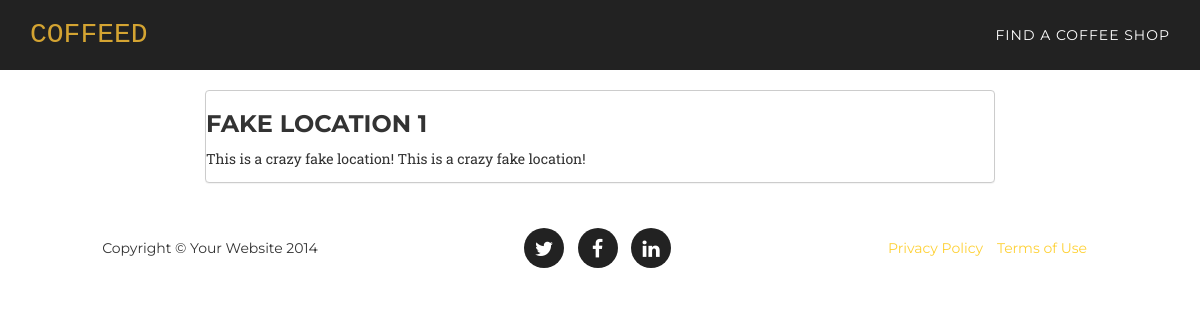
Screenshot of /locations/1/detail/ with the database file from the repository.
### core/models.py (models this page shows, shortened)
class Location(models.Model):
    title = models.CharField(max_length=300)
    description = models.TextField(null=True, blank=True)
    address = models.TextField(null=True, blank=True)
    hours = models.TextField(null=True, blank=True)
    image_file = models.ImageField(upload_to=upload_to_location, null=True, blank=True)
    created_at = models.DateTimeField(auto_now_add=True)

### core/views.py (the view)
# urls.py: url(r'locations/(?P<pk>\d+)/detail/$', coreviews.LocationDetailView.as_view(), name='locations_list'),
class LocationDetailView(DetailView):
    model = coremodels.Location
    template_name = 'location/detail.html'
    context_object_name = 'location'

### templates/location/detail.html (shortened to what this page needs)
{% extends "base/theme.html" %}
{% block main_content %}
<div class="row main-content">
    <div class="col-md-2"></div>
    <div class="col-md-8">
        <div class="panel">
            <h3>{{ location.title }}</h3>
            <p>{{ location.description }}</p>
        </div>
    </div>
    <div class="col-md-2"></div>
</div>
{% endblock %}

### static/css/agency.css (style rules this page uses)
body { overflow-x: hidden; font-family: "Roboto Slab","Helvetica Neue",Helvetica,Arial,sans-serif; }
p { font-size: 14px; line-height: 1.75; }
h1, h2, h3, h4, h5, h6 { text-transform: uppercase; font-family: Montserrat,"Helvetica Neue",Helvetica,Arial,sans-serif; font-weight: 700; }
body { webkit-tap-highlight-color: #fed136; }
.panel { padding:0px; background-color: #fff; border: 1px solid #ccc; border-radius: 4px; -webkit-box-shadow: 0 1px 1px rgba(0,0,0,.05); box-shadow: 0 1px 1px rgba(0,0,0,.05); }
.main-content { padding-top: 90px; }

### rows the page displays
Location: title "FAKE LOCATION 1", description "This is a crazy fake location! This is a crazy fake location!"
